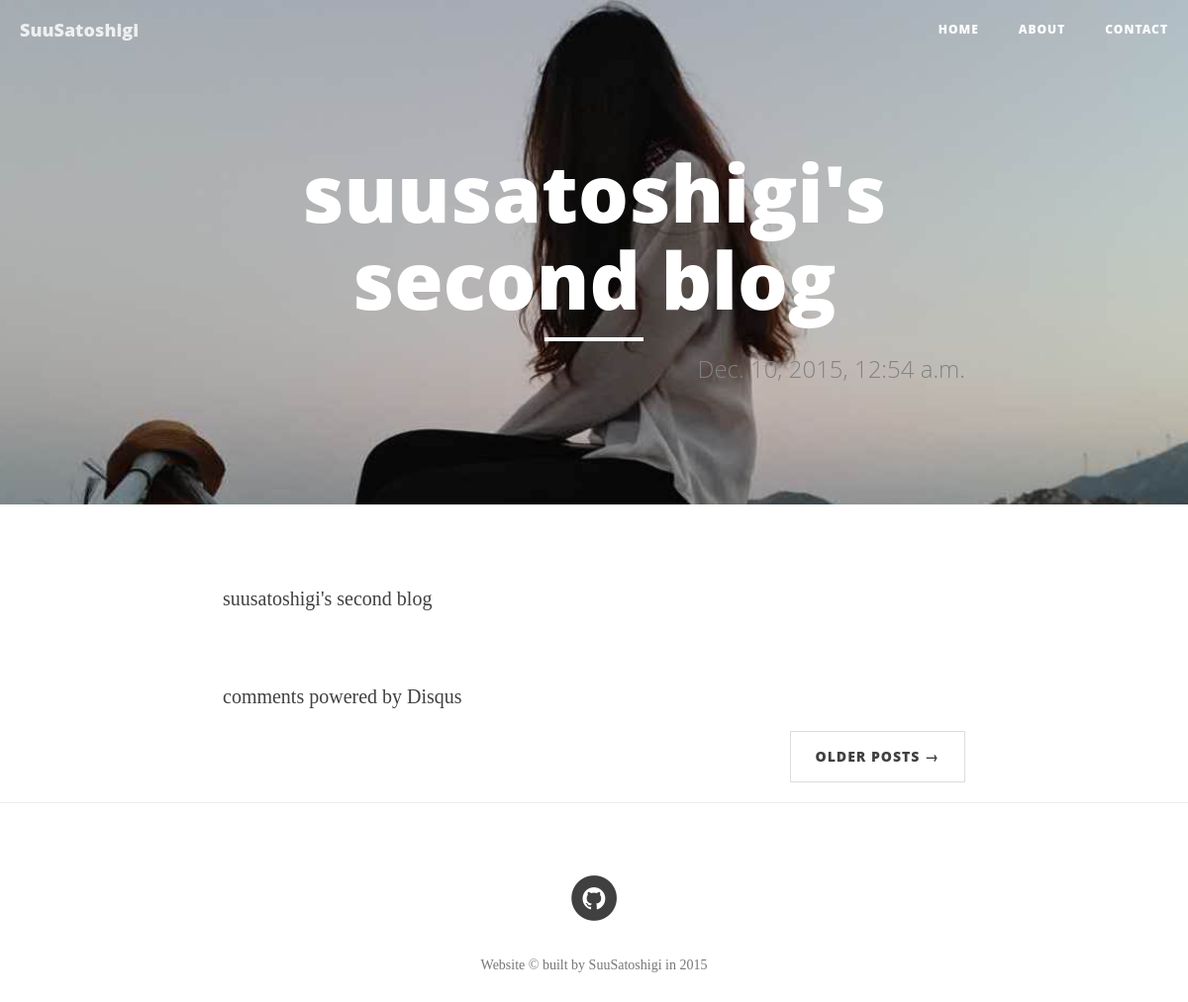
The page /post/3/ on the database as committed earlier.
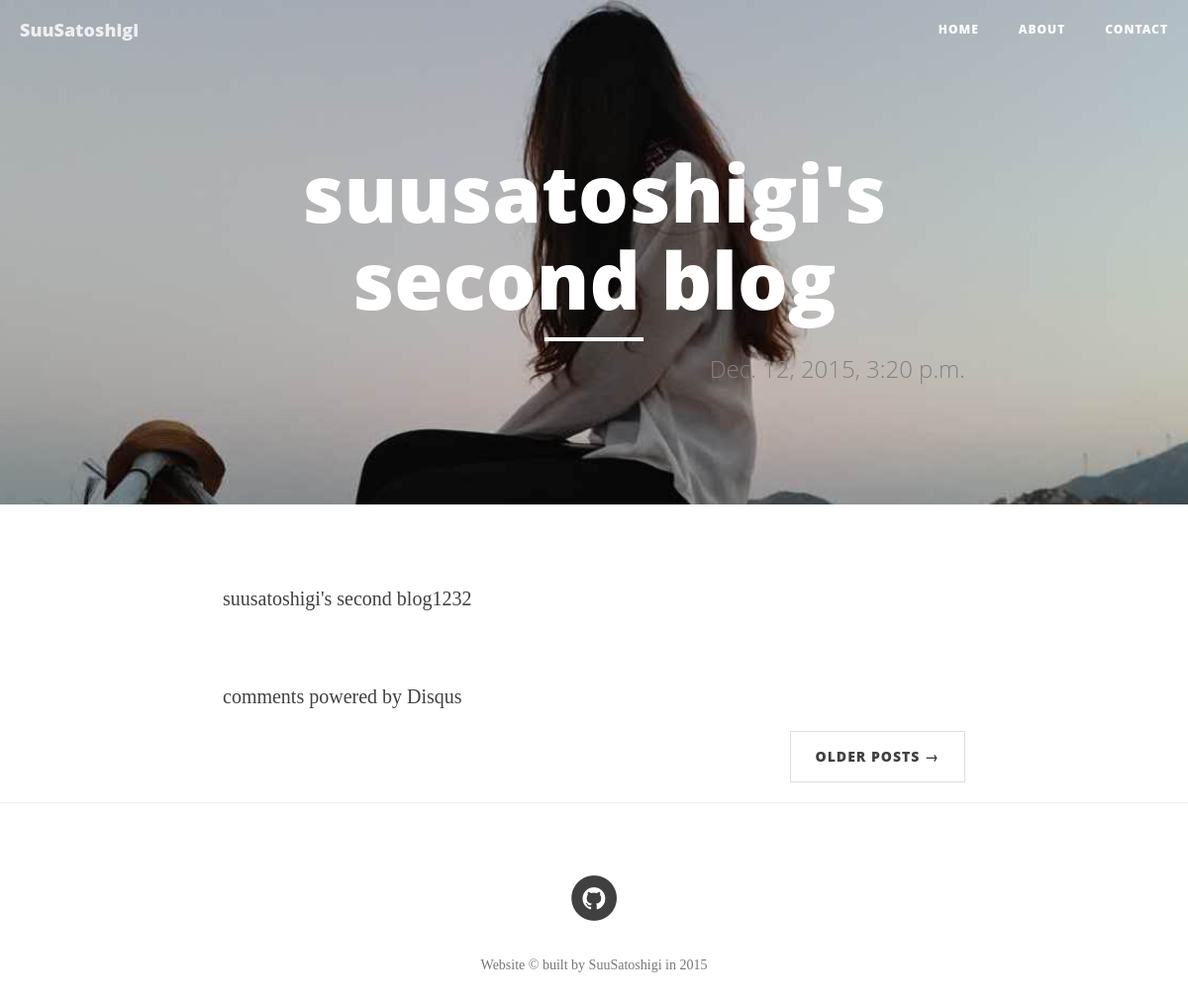
The same page on the database as committed later.
### blog/models.py (models this page shows, shortened)
class Post(models.Model):
    author = models.ForeignKey('auth.User')
    title = models.CharField(max_length=200)
    text = models.TextField()
    created_date = models.DateTimeField(
            default=timezone.now)
    published_date = models.DateTimeField(
            blank=True, null=True)

### blog/views.py (the view)
# urls.py: url(r'^post/(?P<pk>[0-9]+)/$', views.post_detail, name='post_detail'),
def post_detail(request, pk):
    post = get_object_or_404(Post, pk=pk)
    return render(request, 'blog/post_detail.html', {'post': post})

### blog/templates/blog/post_detail.html (shortened to what this page needs)
{% extends 'blog/index.html' %}
{% block title %}
<h1>{{ post.title }}</h1>
    <hr class="small">
    <span class="subheading">
        {% if post.published_date %}
            <div class="date">
                {{ post.published_date }}
            </div>
        {% endif %}
    </span>
{% endblock title %}
{% block content %}
    <div class="post">
        {% autoescape off %}
        <p>{{ post.text|linebreaks }}</p>
        {% endautoescape %}
    </div>
    <a href="http://disqus.com" class="dsq-brlink">comments powered by <span class="logo-disqus">Disqus</span></a >
{% endblock %}

Rows that differ between the two databases and show on the page:
changed Post "suusatoshigi's second blog": published_date "Dec. 10, 2015, 12:54 a.m." → "Dec. 12, 2015, 3:20 p.m."; text "suusatoshigi's second blog" → "suusatoshigi's second blog1232"
